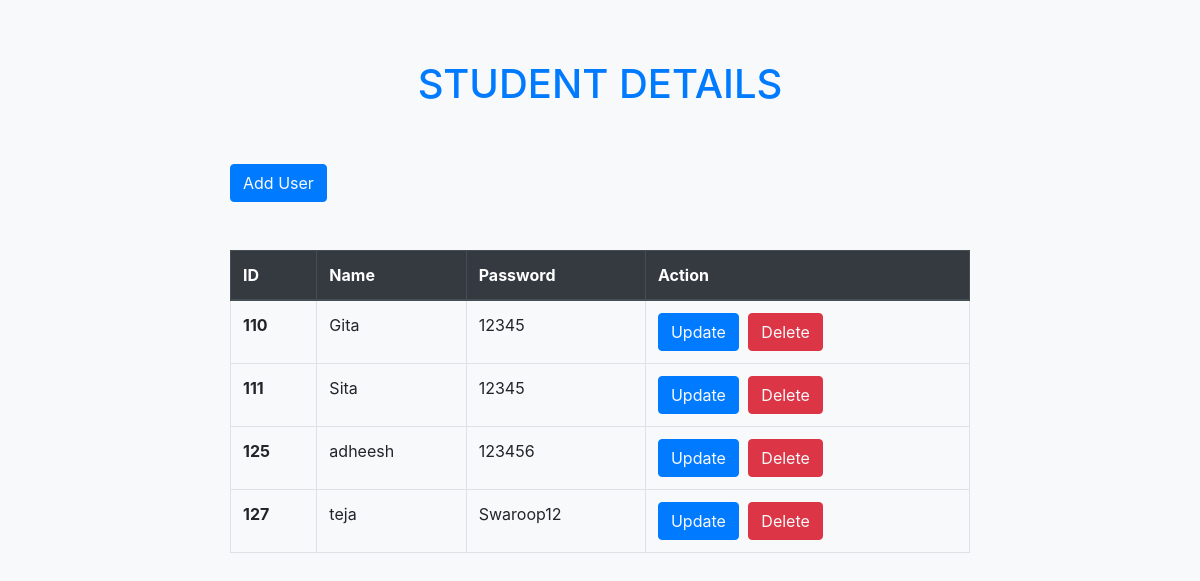
The page /college/display.php on the database its author committed.
### tables this page shows
CREATE TABLE `student` (
  `student_id` int(11) NOT NULL,
  `name` varchar(30) NOT NULL,
  `email` varchar(40) NOT NULL,
  `password` varchar(100) NOT NULL,
  `mobile` varchar(10) NOT NULL,
  `aadhar` varchar(16) NOT NULL,
  `college` int(11) DEFAULT NULL,
  `course` varchar(25) NOT NULL,
  `branch` varchar(45) NOT NULL,
  `start` varchar(10) NOT NULL,
  `end` int(10) NOT NULL,
  `city` varchar(25) NOT NULL,
  `state` varchar(25) NOT NULL,
  `registration` int(50) NOT NULL,
  `userImage` varchar(255) DEFAULT NULL,
  `regDate` timestamp NOT NULL DEFAULT current_timestamp(),
  `updationDate` timestamp NULL DEFAULT NULL ON UPDATE current_timestamp(),
  `status` int(1) DEFAULT NULL
);

### college/display.php (the view, shortened to what this page needs)
<?php
include('../include/db.php');
?>
<!DOCTYPE html>
<html lang="en">
<head>
    <link rel="stylesheet" href="https://cdn.jsdelivr.net/npm/bootstrap@4.3.1/dist/css/bootstrap.min.css">
</head>
<body>
    <div class="container">
        <h1>STUDENT DETAILS</h1>
        <button class="btn btn-primary my-5"><a href="user.php" class="text-light">Add User</a></button>
        <table class="table table-bordered">
            <thead class="thead-dark">
                <tr>
                    <th scope="col">ID</th>
                    <th scope="col">Name</th>
                    <th scope="col">Password</th>
                    <th scope="col">Action</th>
                </tr>
            </thead>
            <tbody>
                <?php
                $sql = "Select * from `student`";
                $result = mysqli_query($db, $sql);
                if ($result) {
                    while ($row = mysqli_fetch_assoc($result)) {
                        $student_id = $row['student_id'];
                        $name = $row['name'];
                        $password = $row['password'];
                        echo '<tr>
                        <th scope="row">' . $student_id . '</th>
                        <td>' . $name . '</td>
                        <td>' . $password . '</td>
                        <td>
                        <button class="btn btn-primary"><a href="update.php?updateid=' . $student_id . '"
                        class="text-light">Update</a></button>
                        <button class="btn btn-danger"><a href="delete.php?deleteid=' . $student_id . '"
                        class="text-light">Delete</a></button>
                        </td>
                        </tr>';
                    }
                }
                ?>
            </tbody>
        </table>
    </div>
</body>
</html>

### college/display.php (style rules this page uses)
body { background-color: #f8f9fa; }
h1 { text-align: center; margin-top: 30px; color: #007bff; }
.container { max-width: 800px; margin: 0 auto; padding: 30px; }
.btn { margin-right: 5px; }
.btn-primary { background-color: #007bff; border-color: #007bff; }
.btn-danger { background-color: #dc3545; border-color: #dc3545; }
.table-bordered { border: 1px solid #dee2e6; }
.table-bordered th, .table-bordered td { border: 1px solid #dee2e6; }

### rows shown on the page
student: student_id "110", name "Gita", password "12345"
student: student_id "111", name "Sita", password "12345"
student: student_id "125", name "adheesh", password "123456"
student: student_id "127", name "teja", password "Swaroop12"
